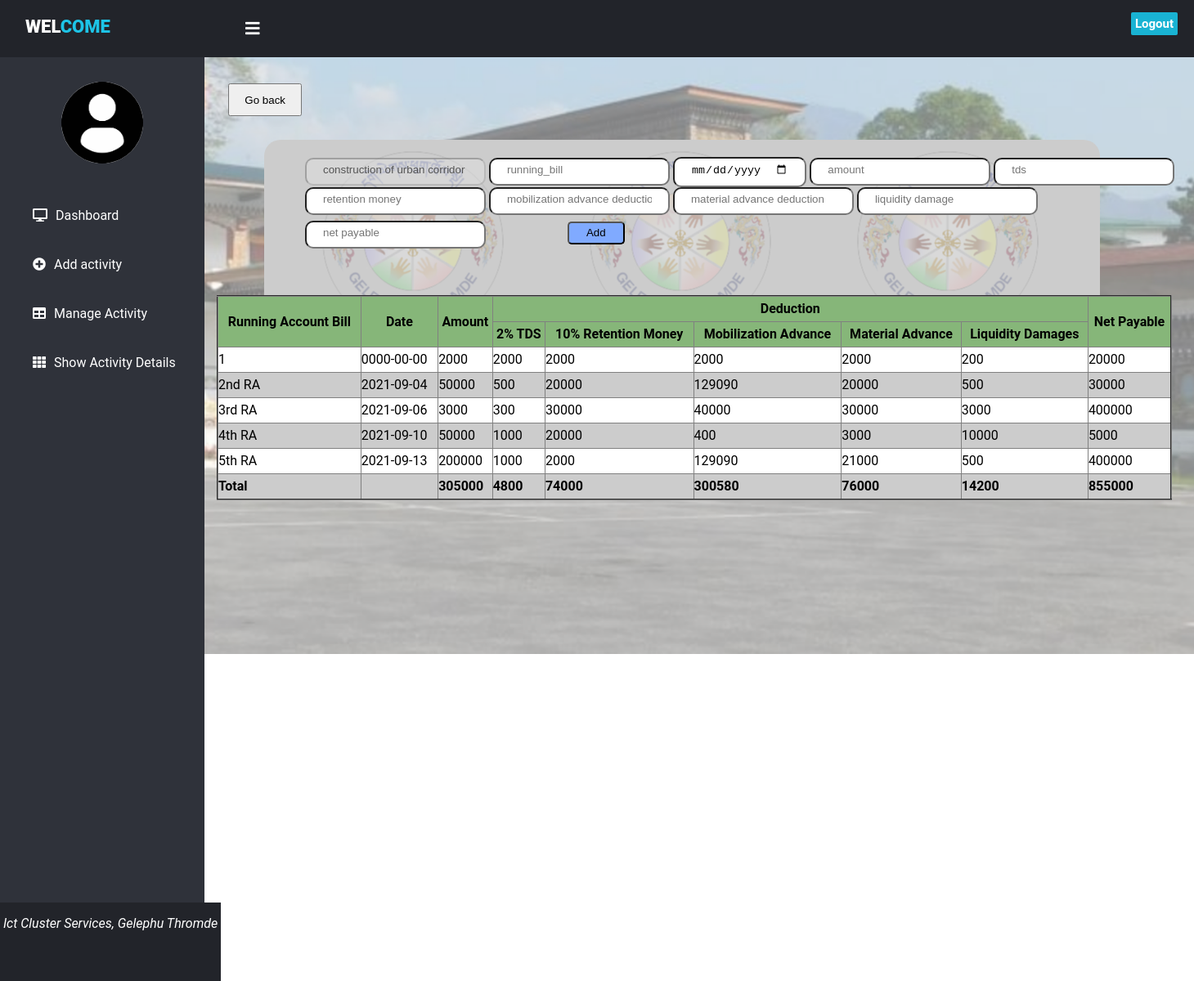
The app's page /running_bill.php?id=30 with its own data.
### tables this page shows
CREATE TABLE `activity` (
  `id` int(11) NOT NULL,
  `activity_name` varchar(100) NOT NULL,
  `FY` int(11) NOT NULL,
  `approved_budget` int(11) NOT NULL,
  `technical_sanction` varchar(1000) NOT NULL,
  `adms_fs` varchar(1000) NOT NULL,
  `nit` varchar(1000) NOT NULL,
  `created_date` timestamp NOT NULL DEFAULT CURRENT_TIMESTAMP ON UPDATE CURRENT_TIMESTAMP,
  `user_id` int(11) NOT NULL,
  `mode_of_execution` varchar(100) NOT NULL
);

CREATE TABLE `running_bill` (
  `id` int(11) NOT NULL,
  `running_bill` varchar(100) NOT NULL,
  `date` date NOT NULL,
  `amount` int(11) NOT NULL,
  `tds` int(11) NOT NULL,
  `retention_money` int(11) NOT NULL,
  `mobilization_advance` int(11) NOT NULL,
  `material_advance` int(11) NOT NULL,
  `liquidity_damage` int(11) NOT NULL,
  `Net_payable` int(11) NOT NULL,
  `user_id` int(11) NOT NULL,
  `contract_details_id` int(11) NOT NULL
);

### running_bill.php (the view, shortened to what this page needs)
<!DOCTYPE html>
<html>
<head>
<link href="https://cdnjs.cloudflare.com/ajax/libs/font-awesome/5.13.0/css/all.min.css" rel="stylesheet">
<link rel="stylesheet" href="css/style.css">
</head>
<body>
<header>
	<label for="check">
	<i class="fas fa-bars" id="sidebar_btn"></i>
	</label>
	<div class="left_area">
	<h3>&nbsp;&nbsp;Wel<span>come</span></h3>
	</div>
	<div class="right_area">
	<a href="login.php" class="logout_btn">Logout</a>
</header>
	<div class="sidebar">
	<center>
	<img src="images/profile.jpg" class="profile_image" alt="">
	</center>
	<a href="dashboard.php"><i class="fas fa-desktop"></i><span>Dashboard</span></a>
	<a href="add_activity.php"><i class="fa fa-plus-circle"></i><span>Add activity</span></a>
	<a href="manage_activity.php"><i class="fas fa-table"></i><span>Manage Activity</span></a>
	<a href="#"><i class="fas fa-th"></i><span>Show Activity Details</span></a>
	</div>
	<div class="content">
	<button type="button" class="btn btn-primary" style="width:90px;height:5%;margin-top:7%;margin-left:2%;"><a href="view_contract.php" style="color:black;text-decoration: none;">Go back</a></button>
	<div class="input-field">
	<div class="display5" style="border:2px none;
	background-color:#ccc;
	border-radius:20px;
    width:70%;
	height:22%;
	margin-left:5%;
	margin-top:2%;
	position:fixed;">
		<form method="post" action="" style="position:fixed;margin-top:5px;margin-left:10px;border-radius:5px;">
			<?php
			include('connection.php');
			$cd_id=$_GET['id'];
			$query=mysqli_query($db,"select activity.activity_name from activity,contract_details where activity.id=contract_details.activity_id and contract_details.activity_id='$cd_id'");
			if($query-> num_rows > 0){
				while ($row = $query->fetch_assoc()){
			?>
			<ul>
			<li><input type="text" name="activity_name"  class="form-control1" value="<?php echo ($row["activity_name"]);?>" required disabled></li>
			<li><input type="text" name="running_bill"  class="form-control1" placeholder="running_bill" required></li>
			<li><input type="date" name="date"  class="form-control1" required></li>
			<li><input type="text" name="amount"  class="form-control1" placeholder="amount"  required></li>
			<li><input type="text" name="tds"   class="form-control1" placeholder="tds" required></li>
			<li><input type="text" name="retention_money" class="form-control1"  placeholder="retention money"  required></li>
			<li><input type="text" name="mobilization_advance"  class="form-control1"  placeholder="mobilization advance deduction" required></li>
			<li><input type="text" name="material_advance"  class="form-control1" placeholder="material advance deduction"  required></li>
			<li><input type="text" name="ld"  class="form-control1"  placeholder="liquidity damage" required></li>
			<li><input type="text" name="net_payable" class="form-control1"  placeholder="net payable" required readonly></li>
			<?php }}?>
			<li><input type="submit" name="add"  value="Add" class="form-control" style="background-color:#80aaff;border-radius:5px;width:70px;height:28px;margin-left:80px;margin-top:8px;cursor:pointer;"></li>
			</ul>
		</form>
	</div></div>
		<?php
			include('connection.php');
			$eid=$_GET['id'];
			$query="SELECT SUM(amount) as sum from running_bill,contract_details where running_bill.contract_details_id=contract_details.id and contract_details.activity_id='$eid'";
			$query_result = mysqli_query($db,$query) or die("database error:".mysqli_error($db));
			while($row = mysqli_fetch_assoc($query_result)){
				$output=$row['sum'];
			}
			$query1="SELECT SUM(tds) as sum from running_bill,contract_details where running_bill.contract_details_id=contract_details.id and contract_details.activity_id='$eid'";
			$query_result1 = mysqli_query($db,$query1) or die("database error:".mysqli_error($db));
			while($row = mysqli_fetch_assoc($query_result1)){
				$output1=$row['sum'];
			}
			$query2="SELECT SUM(retention_money) as sum from running_bill,contract_details where running_bill.contract_details_id=contract_details.id and contract_details.activity_id='$eid'";
			$query_result2 = mysqli_query($db,$query2) or die("database error:".mysqli_error($db));
			while($row = mysqli_fetch_assoc($query_result2)){
				$output2=$row['sum'];
			}
			$query3="SELECT SUM(mobilization_advance) as sum from running_bill,contract_details where running_bill.contract_details_id=contract_details.id and contract_details.activity_id='$eid'";
			$query_result3 = mysqli_query($db,$query3) or die("database error:".mysqli_error($db));
			while($row = mysqli_fetch_assoc($query_result3)){
				$output3=$row['sum'];
			}
			$query4="SELECT SUM(material_advance) as sum from running_bill,contract_details where running_bill.contract_details_id=contract_details.id and contract_details.activity_id='$eid'";
			$query_result4 = mysqli_query($db,$query4) or die("database error:".mysqli_error($db));
			while($row = mysqli_fetch_assoc($query_result4)){
				$output4=$row['sum'];
			}
			$query5="SELECT SUM(liquidity_damage) as sum from running_bill,contract_details where running_bill.contract_details_id=contract_details.id and contract_details.activity_id='$eid'";
			$query_result5 = mysqli_query($db,$query5) or die("database error:".mysqli_error($db));
			while($row = mysqli_fetch_assoc($query_result5)){
				$output5=$row['sum'];
			}
			$query6="SELECT SUM(Net_payable) as sum from running_bill,contract_details where running_bill.contract_details_id=contract_details.id and contract_details.activity_id='$eid'";
			$query_result6 = mysqli_query($db,$query6) or die("database error:".mysqli_error($db));
			while($row = mysqli_fetch_assoc($query_result6)){
				$output6=$row['sum'];
			}
			$sql ="SELECT running_bill.*,contract_details.* FROM running_bill,contract_details where running_bill.contract_details_id=contract_details.id and contract_details.activity_id='$eid'";
			$results = mysqli_query($db,$sql) or die("database error:".mysqli_error($db));
?>
		<?php
		if($results-> num_rows > 0){
		?>
		<table align="center" border="2" cellspacing="0" cellpadding="0" style="width:80%;line-height:30px;margin-left:15px;margin-top:15%;border-collapse:collapse;position:absolute;">
		<tr>
			<th rowspan="2">Running Account Bill </th>
			<th rowspan="2">&nbsp;&nbsp;&nbsp;Date&nbsp;&nbsp;&nbsp;</th>
			<th rowspan="2">Amount</th>
			<th colspan="5">Deduction</th>
			<th rowspan="2">Net Payable</th>
			</tr>
			<tr>
			<th>2% TDS</th>
			<th>10% Retention Money</th>
			<th>Mobilization Advance</th>
			<th>Material Advance</th>
			<th>Liquidity Damages</th>
			</tr>
			<tbody>
			<?php
		while($row = mysqli_fetch_assoc($results)){?>
		<tr><td><?php echo $row['running_bill']?></td>
		<td><?php echo $row['date'];?></td>
		<td><?php echo $row['amount'];?></td>
		<td><?php echo $row['tds'];?></td>
		<td><?php echo $row['retention_money'];?></td>
		<td><?php echo $row['mobilization_advance'];?></td>
		<td><?php echo $row['material_advance'];?></td>
		<td><?php echo $row['liquidity_damage'];?></td>
		<td><?php echo $row['Net_payable'];?></td>
			</tr>
		<?php
		}
		?>
		<tr><td><b>Total</b></td>
		<td></td>
		<td><b><?php echo $output;?></b></td>
		<td><b><?php echo $output1;?></b></td>
		<td><b><?php echo $output2;?></b></td>
		<td><b><?php echo $output3;?></b></td>
		<td><b><?php echo $output4;?></b></td>
		<td><b><?php echo $output5;?></b></td>
		<td><b><?php echo $output6;?></b></td>
		</tr>
		</tbody>
		</table>
		<?php
	 }
	?>
	<?php include "footer.php"?>
	</div>
</body>
</html>

### footer.php
<div class="footer">
	<p><i>Ict Cluster Services, Gelephu Thromde</i></p>
</div>

### css/style.css (style rules this page uses)
header { position:fixed; background: #22242A; padding: 20px; width: 100%; height:30px; }
.footer { position: fixed; left: 0; bottom: 0; width: 18.5%; height:8%; background-color: #22242A; color: white; text-align: center; }
.left_area h3 { color:#fff; margin:0; text-transform:uppercase; font-size:22px; font-weight:900; }
.left_area span { color:#1DC4E7; }
.logout_btn { padding:5px; background:#19B3D3; text-decoration:none; float:right; margin-top:-30px; margin-right:40px; border-radius:2px; font-size:15px; font-weight:600; color:#fff; transition:0.5s; transition-property:background; }
.sidebar { background:#2F323A; margin-top:70px; padding-top:30px; position:absolute; left:0; width:250px; height:100%; transition:0.5s; transition-property:left; }
.sidebar .profile_image { width:100px; height:100px; border-radius:100px; margin-bottom:10px; }
.sidebar a { color:#fff; display:block; width:100%; line-height:60px; text-decoration:none; padding-left:40px; box-sizing:border-box; transition:0.5s; transition-property:background; }
.sidebar i { padding-right:10px; }
label #sidebar_btn { z-index:1; color:#fff; position:fixed; cursor:pointer; left:300px; font-size:20px; margin:5px 0; transition:0.5s; transition-property:color; }
.content { margin-left:250px; background:url('../images/gelephu1.png'); background-position:right; background-size:cover; height: 100vh; width: 100%; transition:0.5s; }
.form-control1 { border-radius:10px; padding:5px 20px 10px; }
label { font-family:Serif; font-weight: bold; font-size: 20px; }
th { margin-left:10px; background-color:#86b679; line-height:30px; }
tr:nth-child(even) { background-color:#ccc; }
tr:nth-child(odd) { background-color:#fff; }
.display5 { border:2px none; background-image:url('../images/logo1.png'); border-radius:20px; background-color:#fff; width:70%; height:40%; margin-left:5%; margin-top:7%; position:fixed; background-position:center; }

### running_bill.php (style rules this page uses)
body { margin:0; padding:0; font-family:"Roboto", sans-serif; }
form ul { list-style-type: none; }
form ul li { display: inline-block; }

### records on screen
activity: activity_name "construction of urban corridor"
running_bill: running_bill "1", date "0000-00-00", amount "2000", tds "2000", retention_money "2000", mobilization_advance "2000", material_advance "2000", liquidity_damage "200", Net_payable "20000"
running_bill: running_bill "2nd RA", date "2021-09-04", amount "50000", tds "500", retention_money "20000", mobilization_advance "129090", material_advance "20000", liquidity_damage "500", Net_payable "30000"
running_bill: running_bill "3rd RA", date "2021-09-06", amount "3000", tds "300", retention_money "30000", mobilization_advance "40000", material_advance "30000", liquidity_damage "3000", Net_payable "400000"
running_bill: running_bill "4th RA", date "2021-09-10", amount "50000", tds "1000", retention_money "20000", mobilization_advance "400", material_advance "3000", liquidity_damage "10000", Net_payable "5000"
running_bill: running_bill "5th RA", date "2021-09-13", amount "200000", tds "1000", retention_money "2000", mobilization_advance "129090", material_advance "21000", liquidity_damage "500", Net_payable "400000"

### other values on screen
$output "305000"
$output1 "4800"
$output2 "74000"
$output3 "300580"
$output4 "76000"
$output5 "14200"
$output6 "855000"
